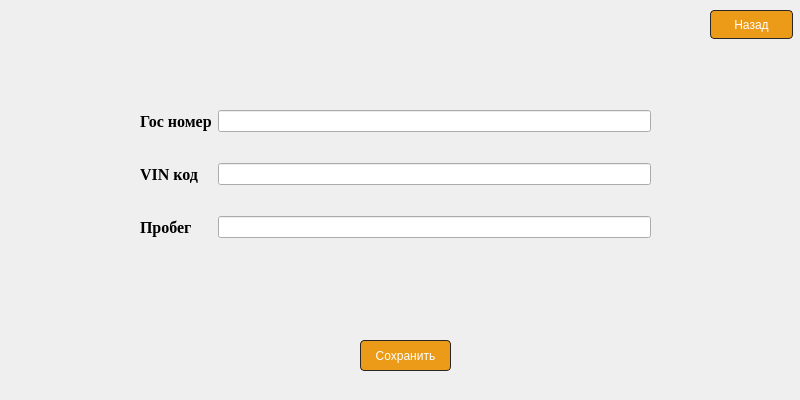
<?xml version="1.0" encoding="UTF-8"?>
<ui version="4.0">
 <class>newCar</class>
 <widget class="QDialog" name="newCar">
  <property name="geometry">
   <rect>
    <x>0</x>
    <y>0</y>
    <width>800</width>
    <height>400</height>
   </rect>
  </property>
  <property name="windowTitle">
   <string>Новое ТС</string>
  </property>
  <widget class="QPushButton" name="pushButton">
   <property name="geometry">
    <rect>
     <x>710</x>
     <y>10</y>
     <width>83</width>
     <height>29</height>
    </rect>
   </property>
   <property name="styleSheet">
    <string notr="true">background-color: rgb(235, 155, 24);
color: rgb(255, 255, 255);
border-style: solid;
border-width: 1px;
border-radius: 4px;
border-color:rgb(41, 40, 40) ;</string>
   </property>
   <property name="text">
    <string>Назад</string>
   </property>
  </widget>
  <widget class="QPushButton" name="SaveButton">
   <property name="geometry">
    <rect>
     <x>360</x>
     <y>340</y>
     <width>91</width>
     <height>31</height>
    </rect>
   </property>
   <property name="styleSheet">
    <string notr="true">background-color: rgb(235, 155, 24);
color: rgb(255, 255, 255);
border-style: solid;
border-width: 1px;
border-radius: 4px;
border-color:rgb(41, 40, 40) ;</string>
   </property>
   <property name="text">
    <string>Сохранить</string>
   </property>
  </widget>
  <widget class="QWidget" name="gridLayoutWidget">
   <property name="geometry">
    <rect>
     <x>40</x>
     <y>60</y>
     <width>61</width>
     <height>20</height>
    </rect>
   </property>
   <layout class="QGridLayout" name="gridLayout"/>
  </widget>
  <widget class="QWidget" name="">
   <property name="geometry">
    <rect>
     <x>140</x>
     <y>85</y>
     <width>511</width>
     <height>181</height>
    </rect>
   </property>
   <layout class="QGridLayout" name="gridLayout_2">
    <item row="0" column="0">
     <widget class="QLabel" name="label">
      <property name="font">
       <font>
        <family>Times New Roman</family>
        <pointsize>12</pointsize>
        <bold>true</bold>
       </font>
      </property>
      <property name="text">
       <string>Гос номер</string>
      </property>
     </widget>
    </item>
    <item row="0" column="1">
     <widget class="QLineEdit" name="grzLine"/>
    </item>
    <item row="1" column="0">
     <widget class="QLabel" name="label_4">
      <property name="font">
       <font>
        <family>Times New Roman</family>
        <pointsize>12</pointsize>
        <bold>true</bold>
       </font>
      </property>
      <property name="text">
       <string>VIN код</string>
      </property>
     </widget>
    </item>
    <item row="1" column="1">
     <widget class="QLineEdit" name="vinLine"/>
    </item>
    <item row="2" column="0">
     <widget class="QLabel" name="label_5">
      <property name="font">
       <font>
        <family>Times New Roman</family>
        <pointsize>12</pointsize>
        <bold>true</bold>
       </font>
      </property>
      <property name="text">
       <string>Пробег</string>
      </property>
     </widget>
    </item>
    <item row="2" column="1">
     <widget class="QLineEdit" name="mileLine"/>
    </item>
   </layout>
  </widget>
 </widget>
 <resources/>
 <connections/>
</ui>
